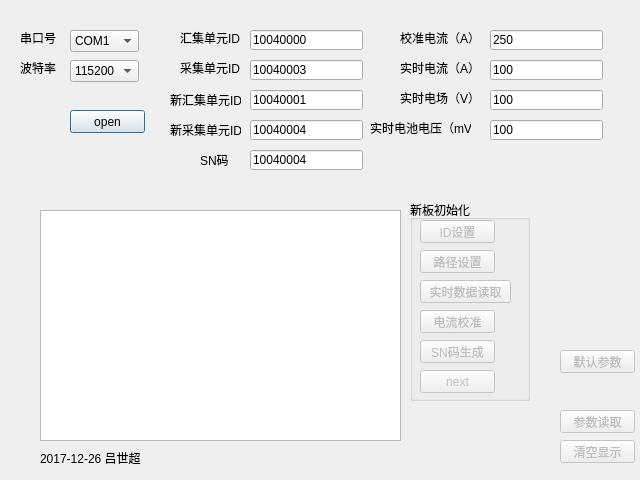
<?xml version="1.0" encoding="UTF-8"?>
<ui version="4.0">
 <class>dialog</class>
 <widget class="QDialog" name="dialog">
  <property name="geometry">
   <rect>
    <x>0</x>
    <y>0</y>
    <width>640</width>
    <height>480</height>
   </rect>
  </property>
  <property name="sizePolicy">
   <sizepolicy hsizetype="Preferred" vsizetype="Preferred">
    <horstretch>4</horstretch>
    <verstretch>0</verstretch>
   </sizepolicy>
  </property>
  <property name="windowTitle">
   <string>采集单元参数设置软件</string>
  </property>
  <widget class="QComboBox" name="comboBox">
   <property name="geometry">
    <rect>
     <x>70</x>
     <y>30</y>
     <width>69</width>
     <height>22</height>
    </rect>
   </property>
   <item>
    <property name="text">
     <string>COM1</string>
    </property>
   </item>
   <item>
    <property name="text">
     <string>COM2</string>
    </property>
   </item>
  </widget>
  <widget class="QComboBox" name="comboBox_2">
   <property name="geometry">
    <rect>
     <x>70</x>
     <y>60</y>
     <width>69</width>
     <height>22</height>
    </rect>
   </property>
   <item>
    <property name="text">
     <string>115200</string>
    </property>
   </item>
   <item>
    <property name="text">
     <string>9600</string>
    </property>
   </item>
  </widget>
  <widget class="QLabel" name="label">
   <property name="geometry">
    <rect>
     <x>20</x>
     <y>30</y>
     <width>41</width>
     <height>16</height>
    </rect>
   </property>
   <property name="text">
    <string>串口号</string>
   </property>
  </widget>
  <widget class="QLabel" name="label_2">
   <property name="geometry">
    <rect>
     <x>20</x>
     <y>60</y>
     <width>41</width>
     <height>16</height>
    </rect>
   </property>
   <property name="text">
    <string>波特率</string>
   </property>
  </widget>
  <widget class="QPushButton" name="pushButton">
   <property name="geometry">
    <rect>
     <x>70</x>
     <y>110</y>
     <width>75</width>
     <height>23</height>
    </rect>
   </property>
   <property name="text">
    <string>open</string>
   </property>
  </widget>
  <widget class="QPushButton" name="pushButton_2">
   <property name="enabled">
    <bool>false</bool>
   </property>
   <property name="geometry">
    <rect>
     <x>560</x>
     <y>410</y>
     <width>75</width>
     <height>23</height>
    </rect>
   </property>
   <property name="text">
    <string>参数读取</string>
   </property>
   <property name="checkable">
    <bool>false</bool>
   </property>
  </widget>
  <widget class="QTextEdit" name="textEdit">
   <property name="geometry">
    <rect>
     <x>40</x>
     <y>210</y>
     <width>361</width>
     <height>231</height>
    </rect>
   </property>
  </widget>
  <widget class="QLabel" name="label_3">
   <property name="geometry">
    <rect>
     <x>180</x>
     <y>30</y>
     <width>61</width>
     <height>16</height>
    </rect>
   </property>
   <property name="text">
    <string>汇集单元ID</string>
   </property>
  </widget>
  <widget class="QLineEdit" name="lineEdit">
   <property name="geometry">
    <rect>
     <x>250</x>
     <y>30</y>
     <width>113</width>
     <height>20</height>
    </rect>
   </property>
   <property name="autoFillBackground">
    <bool>false</bool>
   </property>
   <property name="text">
    <string>10040000</string>
   </property>
  </widget>
  <widget class="QLabel" name="label_4">
   <property name="geometry">
    <rect>
     <x>180</x>
     <y>60</y>
     <width>61</width>
     <height>16</height>
    </rect>
   </property>
   <property name="text">
    <string>采集单元ID</string>
   </property>
  </widget>
  <widget class="QLineEdit" name="lineEdit_2">
   <property name="geometry">
    <rect>
     <x>250</x>
     <y>60</y>
     <width>113</width>
     <height>20</height>
    </rect>
   </property>
   <property name="text">
    <string>10040003</string>
   </property>
  </widget>
  <widget class="QPushButton" name="pushButton_4">
   <property name="enabled">
    <bool>false</bool>
   </property>
   <property name="geometry">
    <rect>
     <x>560</x>
     <y>350</y>
     <width>75</width>
     <height>23</height>
    </rect>
   </property>
   <property name="text">
    <string>默认参数</string>
   </property>
  </widget>
  <widget class="QLabel" name="label_5">
   <property name="geometry">
    <rect>
     <x>400</x>
     <y>30</y>
     <width>81</width>
     <height>16</height>
    </rect>
   </property>
   <property name="text">
    <string>校准电流（A）</string>
   </property>
  </widget>
  <widget class="QLineEdit" name="lineEdit_3">
   <property name="geometry">
    <rect>
     <x>490</x>
     <y>30</y>
     <width>113</width>
     <height>20</height>
    </rect>
   </property>
   <property name="text">
    <string>250</string>
   </property>
  </widget>
  <widget class="QLabel" name="label_6">
   <property name="geometry">
    <rect>
     <x>170</x>
     <y>90</y>
     <width>71</width>
     <height>20</height>
    </rect>
   </property>
   <property name="text">
    <string>新汇集单元ID</string>
   </property>
  </widget>
  <widget class="QLineEdit" name="lineEdit_4">
   <property name="geometry">
    <rect>
     <x>250</x>
     <y>90</y>
     <width>113</width>
     <height>20</height>
    </rect>
   </property>
   <property name="text">
    <string>10040001</string>
   </property>
  </widget>
  <widget class="QLabel" name="label_7">
   <property name="geometry">
    <rect>
     <x>170</x>
     <y>120</y>
     <width>71</width>
     <height>20</height>
    </rect>
   </property>
   <property name="text">
    <string>新采集单元ID</string>
   </property>
  </widget>
  <widget class="QLineEdit" name="lineEdit_5">
   <property name="geometry">
    <rect>
     <x>250</x>
     <y>120</y>
     <width>113</width>
     <height>20</height>
    </rect>
   </property>
   <property name="text">
    <string>10040004</string>
   </property>
  </widget>
  <widget class="QLabel" name="label_8">
   <property name="geometry">
    <rect>
     <x>400</x>
     <y>60</y>
     <width>81</width>
     <height>16</height>
    </rect>
   </property>
   <property name="text">
    <string>实时电流（A）</string>
   </property>
  </widget>
  <widget class="QLineEdit" name="lineEdit_6">
   <property name="geometry">
    <rect>
     <x>490</x>
     <y>60</y>
     <width>113</width>
     <height>20</height>
    </rect>
   </property>
   <property name="text">
    <string>100</string>
   </property>
  </widget>
  <widget class="QLabel" name="label_9">
   <property name="geometry">
    <rect>
     <x>400</x>
     <y>90</y>
     <width>81</width>
     <height>16</height>
    </rect>
   </property>
   <property name="text">
    <string>实时电场（V）</string>
   </property>
  </widget>
  <widget class="QLineEdit" name="lineEdit_7">
   <property name="geometry">
    <rect>
     <x>490</x>
     <y>90</y>
     <width>113</width>
     <height>20</height>
    </rect>
   </property>
   <property name="text">
    <string>100</string>
   </property>
  </widget>
  <widget class="QLabel" name="label_10">
   <property name="geometry">
    <rect>
     <x>370</x>
     <y>120</y>
     <width>101</width>
     <height>16</height>
    </rect>
   </property>
   <property name="text">
    <string>实时电池电压（mV）</string>
   </property>
  </widget>
  <widget class="QLineEdit" name="lineEdit_8">
   <property name="geometry">
    <rect>
     <x>490</x>
     <y>120</y>
     <width>113</width>
     <height>20</height>
    </rect>
   </property>
   <property name="text">
    <string>100</string>
   </property>
  </widget>
  <widget class="QPushButton" name="pushButton_7">
   <property name="enabled">
    <bool>false</bool>
   </property>
   <property name="geometry">
    <rect>
     <x>560</x>
     <y>440</y>
     <width>75</width>
     <height>23</height>
    </rect>
   </property>
   <property name="text">
    <string>清空显示</string>
   </property>
   <property name="checkable">
    <bool>false</bool>
   </property>
  </widget>
  <widget class="QLabel" name="label_11">
   <property name="geometry">
    <rect>
     <x>40</x>
     <y>450</y>
     <width>161</width>
     <height>16</height>
    </rect>
   </property>
   <property name="text">
    <string>2017-12-26 吕世超</string>
   </property>
  </widget>
  <widget class="QGroupBox" name="groupBox">
   <property name="geometry">
    <rect>
     <x>410</x>
     <y>200</y>
     <width>120</width>
     <height>201</height>
    </rect>
   </property>
   <property name="title">
    <string>新板初始化</string>
   </property>
   <widget class="QPushButton" name="pushButton_3">
    <property name="enabled">
     <bool>false</bool>
    </property>
    <property name="geometry">
     <rect>
      <x>10</x>
      <y>20</y>
      <width>75</width>
      <height>23</height>
     </rect>
    </property>
    <property name="text">
     <string>ID设置</string>
    </property>
   </widget>
   <widget class="QPushButton" name="pushButton_8">
    <property name="enabled">
     <bool>false</bool>
    </property>
    <property name="geometry">
     <rect>
      <x>10</x>
      <y>50</y>
      <width>75</width>
      <height>23</height>
     </rect>
    </property>
    <property name="text">
     <string>路径设置</string>
    </property>
   </widget>
   <widget class="QPushButton" name="pushButton_6">
    <property name="enabled">
     <bool>false</bool>
    </property>
    <property name="geometry">
     <rect>
      <x>10</x>
      <y>80</y>
      <width>91</width>
      <height>23</height>
     </rect>
    </property>
    <property name="text">
     <string>实时数据读取</string>
    </property>
   </widget>
   <widget class="QPushButton" name="pushButton_9">
    <property name="enabled">
     <bool>false</bool>
    </property>
    <property name="geometry">
     <rect>
      <x>10</x>
      <y>170</y>
      <width>75</width>
      <height>23</height>
     </rect>
    </property>
    <property name="text">
     <string>next</string>
    </property>
   </widget>
   <widget class="QPushButton" name="pushButton_10">
    <property name="enabled">
     <bool>false</bool>
    </property>
    <property name="geometry">
     <rect>
      <x>10</x>
      <y>140</y>
      <width>75</width>
      <height>23</height>
     </rect>
    </property>
    <property name="text">
     <string>SN码生成</string>
    </property>
   </widget>
   <widget class="QPushButton" name="pushButton_5">
    <property name="enabled">
     <bool>false</bool>
    </property>
    <property name="geometry">
     <rect>
      <x>10</x>
      <y>110</y>
      <width>75</width>
      <height>23</height>
     </rect>
    </property>
    <property name="text">
     <string>电流校准</string>
    </property>
   </widget>
  </widget>
  <widget class="QLabel" name="label_12">
   <property name="geometry">
    <rect>
     <x>200</x>
     <y>150</y>
     <width>41</width>
     <height>20</height>
    </rect>
   </property>
   <property name="text">
    <string>SN码</string>
   </property>
  </widget>
  <widget class="QLineEdit" name="lineEdit_9">
   <property name="geometry">
    <rect>
     <x>250</x>
     <y>150</y>
     <width>113</width>
     <height>20</height>
    </rect>
   </property>
   <property name="text">
    <string>10040004</string>
   </property>
  </widget>
 </widget>
 <resources/>
 <connections/>
</ui>
